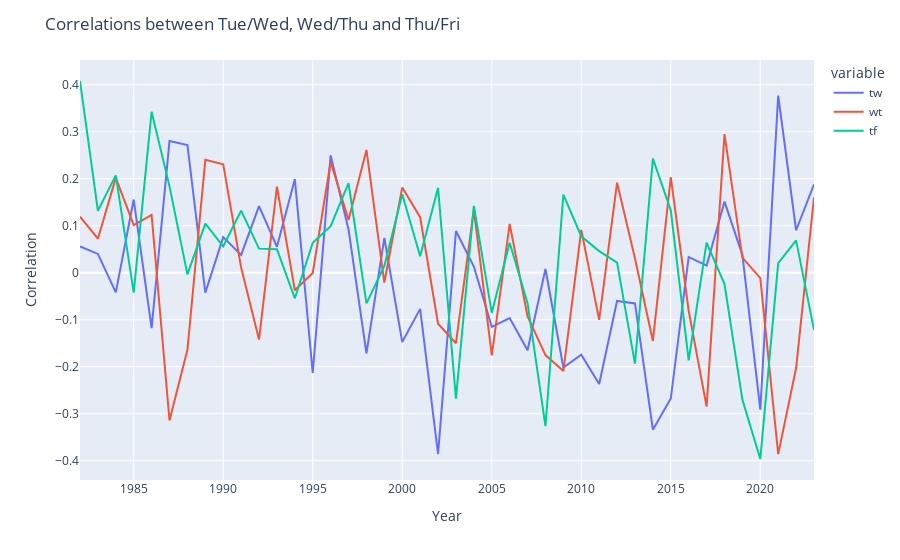

The cell this chart's notebook holds for it:
### Markdown cell above
Positive correlations appear weak, however, strong negative correlations have existed. 2020 boasts a linear negative correlation coefficient of -66%. Furthermore, 44% (r-squared value) of Tuesday returns can be explained by Monday's return.  Monday return prices in a year like 2020 could lead to significant insights into how the price on Tuesday would react.

The correlations of other pairings will be viewed below.

### Code cell
fig = px.line(yearly_corr[['tw','wt','tf']])
fig.update_layout(xaxis_title="Year", yaxis_title="Correlation", title='Correlations between Tue/Wed, Wed/Thu and Thu/Fri')
fig.show()

### Figure 1 — Plotly figure (JSON) as saved in the notebook; plotly's stock layout.template omitted (floating-point values rounded to 4 significant figures)
{"data": [{"hovertemplate": "variable=tw<br>index=%{x}<br>value=%{y}<extra></extra>", "legendgroup": "tw", "line": {"color": "#636efa", "dash": "solid"}, "marker": {"symbol": "circle"}, "mode": "lines", "name": "tw", "orientation": "v", "showlegend": true, "type": "scatter", "x": [1982, 1983, 1984, 1985, 1986, 1987, 1988, 1989, 1990, 1991, 1992, 1993, 1994, 1995, 1996, 1997, 1998, 1999, 2000, 2001, 2002, 2003, 2004, 2005, 2006, 2007, 2008, 2009, 2010, 2011, 2012, 2013, 2014, 2015, 2016, 2017, 2018, 2019, 2020, 2021, 2022, 2023], "xaxis": "x", "y": [0.05632, 0.04012, -0.04169, 0.1558, -0.1177, 0.2805, 0.2719, -0.04226, 0.07582, 0.03812, 0.1418, 0.05535, 0.1991, -0.2133, 0.2498, 0.09217, -0.1713, 0.07414, -0.1475, -0.07688, -0.3858, 0.08886, 0.01328, -0.1151, -0.09641, -0.165, 0.00792, -0.2016, -0.1745, -0.2365, -0.05991, -0.06534, -0.3339, -0.2676, 0.03369, 0.01531, 0.1514, 0.03817, -0.2912, 0.3769, 0.09046, 0.1882], "yaxis": "y"}, {"hovertemplate": "variable=wt<br>index=%{x}<br>value=%{y}<extra></extra>", "legendgroup": "wt", "line": {"color": "#EF553B", "dash": "solid"}, "marker": {"symbol": "circle"}, "mode": "lines", "name": "wt", "orientation": "v", "showlegend": true, "type": "scatter", "x": [1982, 1983, 1984, 1985, 1986, 1987, 1988, 1989, 1990, 1991, 1992, 1993, 1994, 1995, 1996, 1997, 1998, 1999, 2000, 2001, 2002, 2003, 2004, 2005, 2006, 2007, 2008, 2009, 2010, 2011, 2012, 2013, 2014, 2015, 2016, 2017, 2018, 2019, 2020, 2021, 2022, 2023], "xaxis": "x", "y": [0.1194, 0.07254, 0.2019, 0.1015, 0.1233, -0.3144, -0.1638, 0.2402, 0.2306, 0.01104, -0.1422, 0.1834, -0.03724, -0.0002648, 0.236, 0.1125, 0.2614, -0.02076, 0.1816, 0.1182, -0.1084, -0.1499, 0.135, -0.1757, 0.1041, -0.09272, -0.1751, -0.2091, 0.09138, -0.1003, 0.1918, 0.0305, -0.1451, 0.2037, -0.08083, -0.285, 0.2952, 0.03213, -0.01157, -0.386, -0.2027, 0.1607], "yaxis": "y"}, {"hovertemplate": "variable=tf<br>index=%{x}<br>value=%{y}<extra></extra>", "legendgroup": "tf", "line": {"color": "#00cc96", "dash": "solid"}, "marker": {"symbol": "circle"}, "mode": "lines", "name": "tf", "orientation": "v", "showlegend": true, "type": "scatter", "x": [1982, 1983, 1984, 1985, 1986, 1987, 1988, 1989, 1990, 1991, 1992, 1993, 1994, 1995, 1996, 1997, 1998, 1999, 2000, 2001, 2002, 2003, 2004, 2005, 2006, 2007, 2008, 2009, 2010, 2011, 2012, 2013, 2014, 2015, 2016, 2017, 2018, 2019, 2020, 2021, 2022, 2023], "xaxis": "x", "y": [0.4081, 0.1319, 0.2073, -0.04234, 0.3428, 0.1839, -0.003358, 0.1045, 0.05633, 0.1322, 0.05133, 0.0501, -0.05433, 0.06382, 0.09898, 0.1905, -0.06516, 0.01466, 0.167, 0.03517, 0.1807, -0.2679, 0.1423, -0.08523, 0.06393, -0.0648, -0.3265, 0.1662, 0.07769, 0.04609, 0.02147, -0.1932, 0.243, 0.133, -0.1865, 0.0642, -0.02395, -0.27, -0.3963, 0.02029, 0.06902, -0.1214], "yaxis": "y"}], "layout": {"legend": {"title": {"text": "variable"}, "tracegroupgap": 0}, "margin": {"t": 60}, "title": {"text": "Correlations between Tue/Wed, Wed/Thu and Thu/Fri"}, "xaxis": {"anchor": "y", "domain": [0, 1], "title": {"text": "Year"}}, "yaxis": {"anchor": "x", "domain": [0, 1], "title": {"text": "Correlation"}}}}
